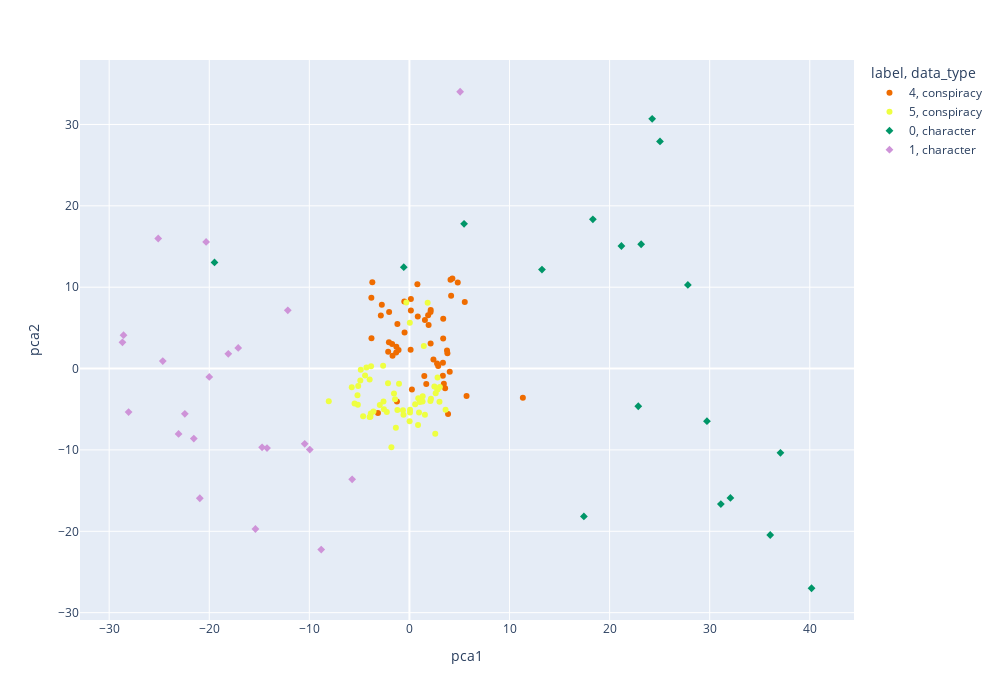

The notebook cell this image was saved under:
### Code cell
# df_modified = df[df["label"] ]
# df_modified = df[df["layer_id"] == 16]
# df_modified = df_modified[(df_modified["label"] < 2) | (df_modified["label"] > 3)]
# df_modified = df_modified[df_modified["sufix"] == 1]
# df_modified = df_modified[df_modified["output_length"] < 20]
# print(df_modified.head()["label"])
# print(set(df_modified[data_type]))
df_modified = df.copy()
df_modified["label"] = df_modified["label"].astype(str)
df_modified["random_value"] = np.random.rand(len(df_modified))

scatter = px.scatter(df_modified, x='pca1', y='pca2',
                     color="label",
                    #  size='output_length', 
                     symbol= "data_type",
                     hover_data=["input/output", "output_length", "switch"],
                     color_discrete_sequence=color_selction)

scatter.update_layout(
    # autosize=True,
    width=1000,
    height=700,)

scatter.update_layout(coloraxis_colorbar=dict(yanchor="top", y=1, x=-0.2,
                                          ticks="outside"))

scatter.show()

### Figure 1 — Plotly figure (JSON) as saved in the notebook; plotly's stock layout.template omitted (floating-point values rounded to 4 significant figures; data arrays with more than 128 entries replaced by an {"elided": "..."} marker saying what was removed)
{"data": [{"customdata": {"elided": "52x3 mixed values"}, "hovertemplate": "label=4<br>data_type=conspiracy<br>pca1=%{x}<br>pca2=%{y}<br>input/output=%{customdata[0]}<br>output_length=%{customdata[1]}<br>switch=%{customdata[2]}<extra></extra>", "legendgroup": "4, conspiracy", "marker": {"color": "#ef6c00", "symbol": "circle"}, "mode": "markers", "name": "4, conspiracy", "orientation": "v", "showlegend": true, "type": "scatter", "x": [2.117, 3.371, 3.439, -1.088, -1.306, -1.325, 3.859, 5.706, 2.874, 4.027, -2.856, 0.1445, 1.869, 0.834, 3.376, 0.1457, 3.339, -1.686, -2.124, 3.795, 3.754, 0.1181, 11.33, 2.126, 4.292, -3.805, 4.826, 1.486, 2.761, -2.05, -1.727, -3.792, -0.4859, -1.202, -2.03, 0.2475, 1.917, -0.5124, -2.759, -3.707, 0.7951, 4.105, 5.53, 3.348, 2.109, 1.547, 2.399, 1.683, 4.164, 3.563, -3.145, -1.247], "xaxis": "x", "y": [3.066, 3.692, -1.87, 2.291, 2.69, 1.988, -5.575, -3.375, 0.3277, -0.3873, 6.511, 7.122, 6.544, 6.385, 6.137, 8.549, -0.8866, 1.581, 2.072, 1.881, 2.213, 2.306, -3.601, 7.199, 11.06, 8.692, 10.57, -0.9053, 0.6179, 3.243, 3.019, 3.713, 4.447, 5.484, 6.964, -2.568, 5.363, 8.241, 7.851, 10.61, 10.36, 10.92, 8.187, 0.7201, 6.956, 5.954, 1.119, -1.898, 8.941, -2.413, -5.458, -4.043], "yaxis": "y"}, {"customdata": {"elided": "57x3 mixed values"}, "hovertemplate": "label=5<br>data_type=conspiracy<br>pca1=%{x}<br>pca2=%{y}<br>input/output=%{customdata[0]}<br>output_length=%{customdata[1]}<br>switch=%{customdata[2]}<extra></extra>", "legendgroup": "5, conspiracy", "marker": {"color": "#eeff41", "symbol": "circle"}, "mode": "markers", "name": "5, conspiracy", "orientation": "v", "showlegend": true, "type": "scatter", "x": [3.038, 2.812, 2.095, 0.878, 2.797, 0.9586, 0.5737, 2.49, 1.045, 0.8606, -2.259, -0.5937, 2.579, -1.802, -4.627, -2.593, -3.861, 1.315, 2.151, 1.324, 3.001, -2.138, -1.544, -5.19, 0.03899, -1.203, -5.763, -3.594, -5.154, -1.355, 1.547, -0.6497, -5.481, 2.624, 3.61, -1.042, -3.972, -4.431, -2.63, 2.81, -4.296, -3.833, -5.121, 1.439, 1.82, -0.3108, -4.909, -4.861, 0.01894, 0.06037, -1.438, -3.979, -2.96, -2.548, -3.896, -8.059, 0.057], "xaxis": "x", "y": [-2.264, -2.537, -3.992, -3.637, -2.567, -5.388, -4.376, -2.202, -4.109, -6.932, -5.35, -5.67, -8.011, -9.656, -5.859, -4.033, -5.522, -4.049, -3.701, -3.405, -4.09, -1.81, -3.065, -3.281, 5.644, -5.08, -2.288, -5.274, -4.434, -7.261, -5.665, -5.11, -4.28, -3.021, -5.046, -1.876, -1.351, -0.8459, 0.3553, -1.085, 0.1226, 0.2732, -2.136, 2.778, 8.092, 8.112, -1.453, -0.1503, -6.486, -5.072, -3.784, -5.967, -4.484, -4.994, -5.925, -4.026, -5.389], "yaxis": "y"}, {"customdata": [["Grigori Rasputin", 172, "real"], ["Nikola Tesla", 175, "real"], ["Cleopatra VII", 189, "real"], ["Joan of Arc", 143, "real"], ["Vlad the Impaler", 156, "real"], ["Che Guevara", 184, "real"], ["Harry Houdini", 146, "real"], ["Mata Hari", 132, "real"], ["Genghis Khan", 154, "real"], ["Amelia Earhart", 169, "real"], ["Albert Einstein", 149, "real"], ["Hatshepsut", 193, "real"], ["Aleister Crowley", 182, "real"], ["Ernest Hemingway", 181, "real"], ["Leonardo da Vinci", 169, "real"], ["Thomas Cromwell", 155, "real"], ["Uhtred of Bebbanburg", 202, "real"], ["Hendrik Doeff", 168, "real"]], "hovertemplate": "label=0<br>data_type=character<br>pca1=%{x}<br>pca2=%{y}<br>input/output=%{customdata[0]}<br>output_length=%{customdata[1]}<br>switch=%{customdata[2]}<extra></extra>", "legendgroup": "0, character", "marker": {"color": "#009668", "symbol": "diamond"}, "mode": "markers", "name": "0, character", "orientation": "v", "showlegend": true, "type": "scatter", "x": [18.33, 36.05, 25.03, 23.15, 13.24, 29.73, 32.07, 21.18, 27.82, 22.86, 40.18, 24.25, 37.07, 17.43, 31.12, -0.5637, -19.48, 5.459], "xaxis": "x", "y": [18.34, -20.45, 27.92, 15.28, 12.17, -6.462, -15.89, 15.07, 10.28, -4.634, -27.0, 30.69, -10.36, -18.17, -16.66, 12.46, 13.04, 17.79], "yaxis": "y"}, {"customdata": [["Jack Aubrey", 162, "fake"], ["Ross Poldark", 209, "fake"], ["Claire Fraser", 178, "fake"], ["Lisbeth Salander", 116, "fake"], ["Phryne Fisher", 162, "fake"], ["Liesel Meminger", 142, "fake"], ["Jacob de Zoet", 186, "fake"], ["Scarlett O'Hara", 184, "fake"], ["Ishmael", 135, "fake"], ["Robert Langdon", 141, "fake"], ["Heathcliff", 157, "fake"], ["Don Quixote", 171, "fake"], ["Aliena", 168, "fake"], ["Gaius Baltar", 171, "fake"], ["Robert Merivel", 132, "fake"], ["Katherine Swynford", 180, "fake"], ["Jamie Fraser", 125, "fake"], ["Hester Prynne", 156, "fake"], ["Captain Woodrow F. Call", 122, "fake"], ["Jean Valjean", 136, "fake"], ["Mara of the Acoma", 182, "fake"], ["Heidi", 116, "fake"]], "hovertemplate": "label=1<br>data_type=character<br>pca1=%{x}<br>pca2=%{y}<br>input/output=%{customdata[0]}<br>output_length=%{customdata[1]}<br>switch=%{customdata[2]}<extra></extra>", "legendgroup": "1, character", "marker": {"color": "#ce93d8", "symbol": "diamond"}, "mode": "markers", "name": "1, character", "orientation": "v", "showlegend": true, "type": "scatter", "x": [-9.955, -28.67, -28.57, -15.39, -14.23, -24.64, -12.15, -20.0, -5.723, -8.814, -23.07, -10.46, -25.1, -14.72, -18.1, 5.065, -28.06, -17.1, -20.94, -21.54, -20.31, -22.44], "xaxis": "x", "y": [-9.953, 3.23, 4.102, -19.72, -9.766, 0.9247, 7.158, -1.027, -13.62, -22.24, -8.038, -9.249, 15.98, -9.679, 1.809, 34.02, -5.343, 2.542, -15.94, -8.601, 15.56, -5.557], "yaxis": "y"}], "layout": {"coloraxis": {"colorbar": {"ticks": "outside", "x": -0.2, "y": 1, "yanchor": "top"}}, "height": 700, "legend": {"title": {"text": "label, data_type"}, "tracegroupgap": 0}, "margin": {"t": 60}, "width": 1000, "xaxis": {"anchor": "y", "domain": [0, 1], "title": {"text": "pca1"}}, "yaxis": {"anchor": "x", "domain": [0, 1], "title": {"text": "pca2"}}}}
